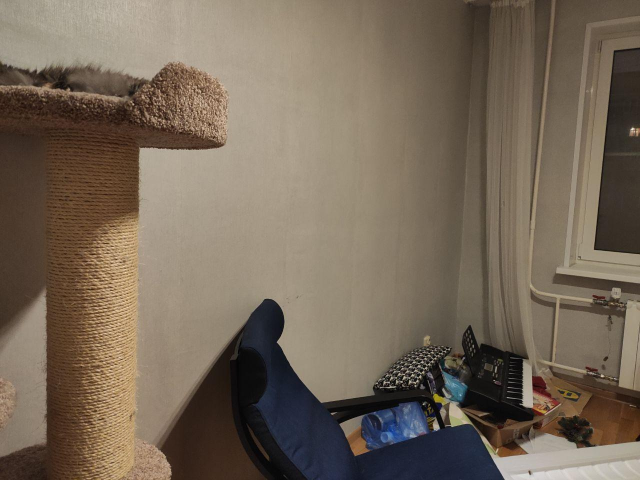
#> input picture assignments/hw3_release/test9.jpg, 1280 x 960 px (shown at 1/2 size)
$ jupyter execute own_test.ipynb   (shell and % lines are left out)   (older library calls are emulated)
#> lines starting #> are read from the running program, lines starting #| are printed output that depends on the picture; after the words box and inside, x2 and y2 are one past the last pixel; in counts of white or black regions, pixels touching at a corner belong together; long printed decimals are rounded
### assignments/hw3_release/panorama.py
"""
CS131 - Computer Vision: Foundations and Applications
Assignment 3
Author: Donsuk Lee (donlee90@stanford.edu)
Date created: 09/2017
Last modified: 09/27/2018
Python Version: 3.5+
"""

import numpy as np
from skimage import filters
from skimage.feature import corner_peaks
from skimage.util.shape import view_as_blocks
from scipy.spatial.distance import cdist
from scipy.ndimage.filters import convolve

from utils import pad, unpad, get_output_space, warp_image


def harris_corners(img, window_size=3, k=0.04):
    """
    Compute Harris corner response map. Follow the math equation
    R=Det(M)-k(Trace(M)^2).

    Hint:
        You may use the function scipy.ndimage.filters.convolve,
        which is already imported above. If you use convolve(), remember to
        specify zero-padding to match our equations, for example:

            out_image = convolve(in_image, kernel, mode='constant', cval=0)

        You can also use for nested loops compute M and the subsequent Harris
        corner response for each output pixel, intead of using convolve().
        Your implementation of conv_fast or conv_nested in HW1 may be a
        useful reference!

    Args:
        img: Grayscale image of shape (H, W)
        window_size: size of the window function
        k: sensitivity parameter

    Returns:
        response: Harris response image of shape (H, W)
    """

    H, W = img.shape
    window = np.ones((window_size, window_size))

    response = np.zeros((H, W))

    # 1. Compute x and y derivatives (I_x, I_y) of an image
    dx = filters.sobel_v(img)
    dy = filters.sobel_h(img)

    ### YOUR CODE HERE
    dxx = dx ** 2
    dyy = dy ** 2
    dxy = dx * dy

    M11 = convolve(dxx, window, mode='constant', cval=0)
    M22 = convolve(dyy, window, mode='constant', cval=0)
    M12 = convolve(dxy, window, mode='constant', cval=0)

    response = M11 * M22 - (M12 ** 2) - k * (M11 + M22) ** 2
    ### END YOUR CODE

    return response


# [25 lines left out: function simple_descriptor, not called in this run]


def describe_keypoints(image, keypoints, desc_func, patch_size=16):
    """
    Args:
        image: grayscale image of shape (H, W)
        keypoints: 2D array containing a keypoint (y, x) in each row
        desc_func: function that takes in an image patch and outputs
            a 1D feature vector describing the patch
        patch_size: size of a square patch at each keypoint

    Returns:
        desc: array of features describing the keypoints
    """

    image.astype(np.float32)
    desc = []

    for i, kp in enumerate(keypoints):
        y, x = kp
        patch = image[y-(patch_size//2):y+((patch_size+1)//2),
                      x-(patch_size//2):x+((patch_size+1)//2)]
        desc.append(desc_func(patch))
    return np.array(desc)


def match_descriptors(desc1, desc2, threshold=0.5):
    """
    Match the feature descriptors by finding distances between them. A match is formed
    when the distance to the closest vector is much smaller than the distance to the
    second-closest, that is, the ratio of the distances should be strictly smaller
    than the threshold (not equal to). Return the matches as pairs of vector indices.

    Hint:
        The Numpy functions np.sort, np.argmin, np.asarray might be useful

        The Scipy function cdist calculates Euclidean distance between all
        pairs of inputs
    Args:
        desc1: an array of shape (M, P) holding descriptors of size P about M keypoints
        desc2: an array of shape (N, P) holding descriptors of size P about N keypoints

    Returns:
        matches: an array of shape (Q, 2) where each row holds the indices of one pair
        of matching descriptors
    """
    matches = []

    M = desc1.shape[0]
    dists = cdist(desc1, desc2)

    ### YOUR CODE HERE
    dists_ratio = np.sort(dists, axis=1)[:, 0] / np.sort(dists, axis=1)[:, 1]
    matches = np.zeros((M, 2), dtype=np.int)
    matches[:, 0] = np.arange(0, M)
    matches[:, 1] = np.argmin(dists, axis=1)
    mask = dists_ratio < threshold
    matches = matches[mask, :]
    ### END YOUR CODE

    return matches


def fit_affine_matrix(p1, p2):
    """
    Fit affine matrix such that p2 * H = p1. First, pad the descriptor vectors
    with a 1 using pad() to convert to homogeneous coordinates, then return
    the least squares fit affine matrix in homogeneous coordinates.

    Hint:
        You can use np.linalg.lstsq function to solve the problem.

        Explicitly specify np.linalg.lstsq's new default parameter rcond=None
        to suppress deprecation warnings, and match the autograder.

    Args:
        p1: an array of shape (M, P) holding descriptors of size P about M keypoints
        p2: an array of shape (M, P) holding descriptors of size P about M keypoints

    Return:
        H: a matrix of shape (P+1, P+1) that transforms p2 to p1 in homogeneous
        coordinates
    """

    assert (p1.shape[0] == p2.shape[0]),\
        'Different number of points in p1 and p2'
    p1 = pad(p1)
    p2 = pad(p2)

    ### YOUR CODE HERE
    H, _, _, _ = np.linalg.lstsq(p2, p1, rcond=None)
    ### END YOUR CODE

    # Sometimes numerical issues cause least-squares to produce the last
    # column which is not exactly [0, 0, 1]
    H[:,2] = np.array([0, 0, 1])
    return H


def ransac(keypoints1, keypoints2, matches, n_iters=200, threshold=20):
    """
    Use RANSAC to find a robust affine transformation:

        1. Select random set of matches
        2. Compute affine transformation matrix
        3. Compute inliers via Euclidean distance
        4. Keep the largest set of inliers
        5. Re-compute least-squares estimate on all of the inliers

    Update max_inliers as a boolean array where True represents the keypoint
    at this index is an inlier, while False represents that it is not an inlier.

    Hint:
        You can use np.linalg.lstsq function to solve the problem.

        Explicitly specify np.linalg.lstsq's new default parameter rcond=None
        to suppress deprecation warnings, and match the autograder.

        You can compute elementwise boolean operations between two numpy arrays,
        and use boolean arrays to select array elements by index:
        https://numpy.org/doc/stable/reference/arrays.indexing.html#boolean-array-indexing

    Args:
        keypoints1: M1 x 2 matrix, each row is a point
        keypoints2: M2 x 2 matrix, each row is a point
        matches: N x 2 matrix, each row represents a match
            [index of keypoint1, index of keypoint 2]
        n_iters: the number of iterations RANSAC will run
        threshold: the number of threshold to find inliers

    Returns:
        H: a robust estimation of affine transformation from keypoints2 to
        keypoints 1
    """
    # Copy matches array, to avoid overwriting it
    orig_matches = matches.copy()
    matches = matches.copy()

    N = matches.shape[0]
    n_samples = int(N * 0.2)

    matched1 = pad(keypoints1[matches[:,0]])
    matched2 = pad(keypoints2[matches[:,1]])

    max_inliers = np.zeros(N, dtype=bool)
    n_inliers = 0

    # RANSAC iteration start

    # Note: while there're many ways to do random sampling, please use
    # `np.random.shuffle()` followed by slicing out the first `n_samples`
    # matches here in order to align with the auto-grader.
    # Sample with this code:
    '''
        np.random.shuffle(matches)
        samples = matches[:n_samples]
        sample1 = pad(keypoints1[samples[:,0]])
        sample2 = pad(keypoints2[samples[:,1]])
    '''

    ### YOUR CODE HERE
    for i in range(n_iters):
        np.random.shuffle(matches)
        samples = matches[:n_samples]
        points1 = keypoints1[samples[:,0]]
        points2 = keypoints2[samples[:,1]]
        H = fit_affine_matrix(points1, points2)
        all_points1 = keypoints1[orig_matches[:, 0]]
        all_points2 = pad(keypoints2[orig_matches[:, 1]])
        all_points1_est = all_points2 @ H
        dists = np.linalg.norm(all_points1_est[:, :2] - all_points1, axis=1)
        cur_n_inliers = np.sum(np.where(dists < threshold, 1, 0))

        if cur_n_inliers > n_inliers:
            n_inliers = cur_n_inliers
            max_inliers = np.array(list(map(lambda x: x[0], np.argwhere(dists < threshold))))

    samples = orig_matches[max_inliers]
    points1 = keypoints1[samples[:,0]]
    points2 = keypoints2[samples[:,1]]
    H = fit_affine_matrix(points1, points2)

    ### END YOUR CODE
    return H, orig_matches[max_inliers]


def hog_descriptor(patch, pixels_per_cell=(8,8)):
    """
    Generating hog descriptor by the following steps:

    1. Compute the gradient image in x and y directions (already done for you)
    2. Compute gradient histograms for each cell
    3. Flatten block of histograms into a 1D feature vector
        Here, we treat the entire patch of histograms as our block
    4. Normalize flattened block by L2 norm
        Normalization makes the descriptor more robust to lighting variations

    Args:
        patch: grayscale image patch of shape (H, W)
        pixels_per_cell: size of a cell with shape (M, N)

    Returns:
        block: 1D patch descriptor array of shape ((H*W*n_bins)/(M*N))
    """
    assert (patch.shape[0] % pixels_per_cell[0] == 0),\
                'Heights of patch and cell do not match'
    assert (patch.shape[1] % pixels_per_cell[1] == 0),\
                'Widths of patch and cell do not match'

    n_bins = 9
    degrees_per_bin = 180 // n_bins

    Gx = filters.sobel_v(patch)
    Gy = filters.sobel_h(patch)

    # Unsigned gradients
    G = np.sqrt(Gx**2 + Gy**2)
    theta = (np.arctan2(Gy, Gx) * 180 / np.pi) % 180

    # Group entries of G and theta into cells of shape pixels_per_cell, (M, N)
    #   G_cells.shape = theta_cells.shape = (H//M, W//N)
    #   G_cells[0, 0].shape = theta_cells[0, 0].shape = (M, N)
    G_cells = view_as_blocks(G, block_shape=pixels_per_cell)
    theta_cells = view_as_blocks(theta, block_shape=pixels_per_cell)
    rows = G_cells.shape[0]
    cols = G_cells.shape[1]

    # For each cell, keep track of gradient histrogram of size n_bins
    cells = np.zeros((rows, cols, n_bins))

    # Compute histogram per cell
    ### YOUR CODE HERE
    #print(G_cells.shape)
    #print(theta_cells)
    #print(cells.shape)
    for i in range(rows):
        for j in range(cols):
            for n in range(pixels_per_cell[0]):
                for m in range(pixels_per_cell[1]):
                    left_point = int((theta_cells[i][j][n][m] // degrees_per_bin) % 9)
                    right_point = int((left_point + 1) % 9)
                    # [7 lines of commented-out code are left out]
                    cells[i][j][right_point] += (theta_cells[i][j][n][m] - left_point * degrees_per_bin) / degrees_per_bin * G_cells[i][j][n][m]
                    cells[i][j][left_point] += ((left_point + 1) * degrees_per_bin - theta_cells[i][j][n][m]) / degrees_per_bin * G_cells[i][j][n][m]

    #for i in range(rows):
    #    for j in range(cols):
    #        print(cells[i][j])

    ### YOUR CODE HERE
    block = cells.reshape(-1)
    block = block / np.linalg.norm(block)
    #print(block.shape)
    return block


def linear_blend(img1_warped, img2_warped):
    """
    Linearly blend img1_warped and img2_warped by following the steps:

    1. Define left and right margins (already done for you)
    2. Define a weight matrices for img1_warped and img2_warped
        np.linspace and np.tile functions will be useful
    3. Apply the weight matrices to their corresponding images
    4. Combine the images

    Args:
        img1_warped: Refernce image warped into output space
        img2_warped: Transformed image warped into output space

    Returns:
        merged: Merged image in output space
    """
    out_H, out_W = img1_warped.shape # Height and width of output space
    img1_mask = (img1_warped != 0)  # Mask == 1 inside the image
    img2_mask = (img2_warped != 0)  # Mask == 1 inside the image

    # Find column of middle row where warped image 1 ends
    # This is where to end weight mask for warped image 1
    right_margin = out_W - np.argmax(np.fliplr(img1_mask)[out_H//2, :].reshape(1, out_W), 1)[0]

    # Find column of middle row where warped image 2 starts
    # This is where to start weight mask for warped image 2
    left_margin = np.argmax(img2_mask[out_H//2, :].reshape(1, out_W), 1)[0]

    ### YOUR CODE HERE
    weights1 = np.ones((img1_warped.shape))
    weights2 = np.ones((img2_warped.shape))
    x = np.linspace(0, 1, right_margin - left_margin)
    #a = np.tile(x[::-1], (weights1.shape[0], 1))
    #print(a.shape)
    weights1[:, left_margin:right_margin] = np.tile(x[::-1], (weights1.shape[0], 1))
    weights1[:, right_margin:] = 0
    weights2[:, left_margin:right_margin] = np.tile(x, (weights2.shape[0], 1))
    weights2[:, :left_margin] = 0

    merged = weights1 * img1_warped + weights2 * img2_warped
    ### END YOUR CODE

    return merged


# [63 lines left out: function stitch_multiple_images, not called in this run]

### assignments/hw3_release/utils.py
import numpy as np
from scipy.ndimage import affine_transform

# Functions to convert points to homogeneous coordinates and back
pad = lambda x: np.hstack([x, np.ones((x.shape[0], 1))])
unpad = lambda x: x[:,:-1]

# [79 lines left out: function plot_matches, not called in this run]


def get_output_space(img_ref, imgs, transforms):
    """
    Args:
        img_ref: reference image
        imgs: images to be transformed
        transforms: list of affine transformation matrices. transforms[i] maps
            points in imgs[i] to the points in img_ref
    Returns:
        output_shape
    """

    assert (len(imgs) == len(transforms))

    r, c = img_ref.shape
    corners = np.array([[0, 0], [r, 0], [0, c], [r, c]])
    all_corners = [corners]

    for i in range(len(imgs)):
        r, c = imgs[i].shape
        H = transforms[i]
        corners = np.array([[0, 0], [r, 0], [0, c], [r, c]])
        warped_corners = corners.dot(H[:2,:2]) + H[2,:2]
        all_corners.append(warped_corners)

    # Find the extents of both the reference image and the warped
    # target image
    all_corners = np.vstack(all_corners)

    # The overall output shape will be max - min
    corner_min = np.min(all_corners, axis=0)
    corner_max = np.max(all_corners, axis=0)
    output_shape = (corner_max - corner_min)

    # Ensure integer shape with np.ceil and dtype conversion
    output_shape = np.ceil(output_shape).astype(int)
    offset = corner_min

    return output_shape, offset

def warp_image(img, H, output_shape, offset):

    # Note about affine_transfomr function:
    # Given an output image pixel index vector o,
    # the pixel value is determined from the input image at position
    # np.dot(matrix,o) + offset.
    Hinv = np.linalg.inv(H)
    m = Hinv.T[:2,:2]
    b = Hinv.T[:2,2]
    img_warped = affine_transform(img.astype(np.float32),
                                  m, b+offset,
                                  output_shape,
                                  cval=-1)

    return img_warped

### assignments/hw3_release/own_test.ipynb
[cell 1]
from __future__ import print_function

# Setup
import numpy as np
from skimage import filters
from skimage.feature import corner_peaks
from skimage.io import imread
import matplotlib.pyplot as plt
from time import time

from panorama import linear_blend
from panorama import harris_corners
from panorama import simple_descriptor, match_descriptors, describe_keypoints
from panorama import hog_descriptor
from panorama import ransac
from utils import get_output_space, warp_image

plt.rcParams['figure.figsize'] = (15.0, 12.0) # set default size of plots
plt.rcParams['image.interpolation'] = 'nearest'
plt.rcParams['image.cmap'] = 'gray'

# for auto-reloading extenrnal modules

[cell 2]
img1 = imread('test9.jpg', as_gray=True)
img2 = imread('test10.jpg', as_gray=True)
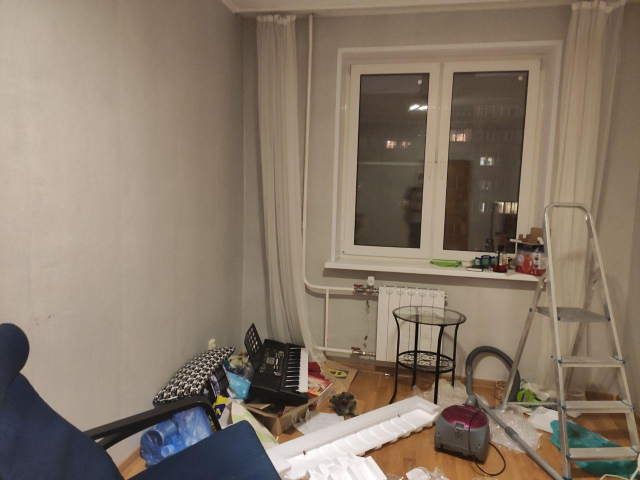
#> input picture assignments/hw3_release/test10.jpg, 1280 x 960 px (shown at 1/2 size)

plt.subplot(1, 2, 1)
plt.imshow(img1)
plt.subplot(1, 2, 2)
plt.imshow(img2)

[cell 3]
img1 = imread('test9.jpg', as_gray=True)
img2 = imread('test10.jpg', as_gray=True)

# Set seed to compare output against solution
np.random.seed(131)

# Detect keypoints in both images
ec1_keypoints1 = corner_peaks(harris_corners(img1, window_size=3),
                              threshold_rel=0.001,
                              exclude_border=8)
#> in harris_corners, `response = M11 * M22 - (M12 ** 2) - k * (M11 + M22) ** 2`:
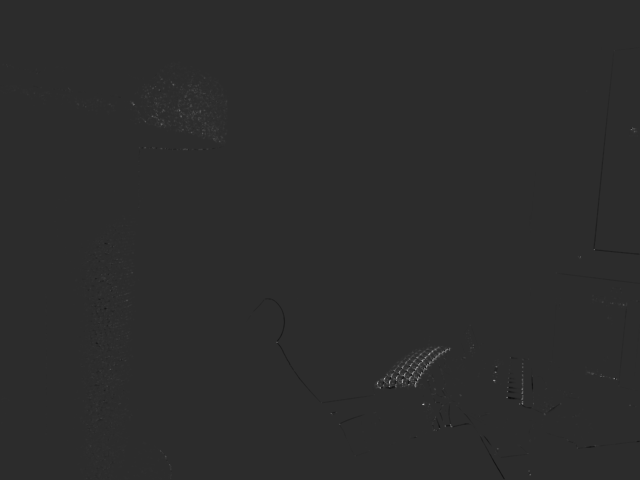
#> response: shape (960, 1280) float64 (shown at 1/2 size); min -0.18, max 0.849, mean 0.000651; drawn with min black and max white
#> ec1_keypoints1 = 5708 pairs, first value 14 to 951, second value 8 to 1271
ec1_keypoints2 = corner_peaks(harris_corners(img2, window_size=3),
                              threshold_rel=0.001,
                              exclude_border=8)
#> call 2 of harris_corners, with window_size = 3, k = 0.04
#> in harris_corners (call 2), `M22 = convolve(dyy, window, mode='constant', cval=0)`:
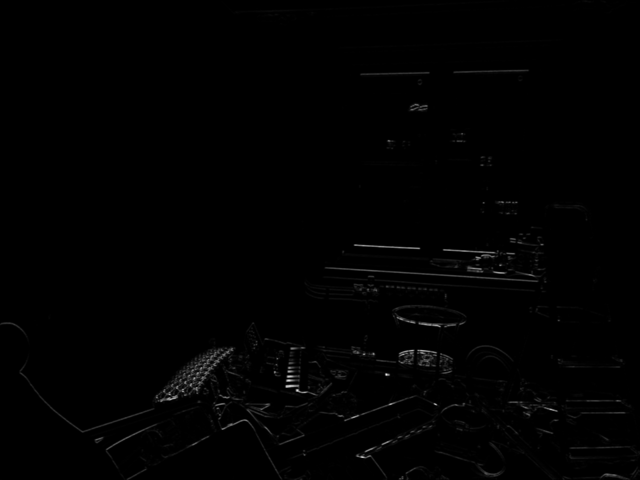
#> M22: shape (960, 1280) float64 (shown at 1/2 size); min 0, max 2.46, mean 0.0163; drawn with min black and max white
#> ec1_keypoints2 = 1966 pairs, first value 26 to 951, second value 39 to 1271

print("EC1 keypoints1 shape = ", ec1_keypoints1.shape)
#| EC1 keypoints1 shape =  (5708, 2)
print("EC1 keypoints2 shape = ", ec1_keypoints2.shape)
#| EC1 keypoints2 shape =  (1966, 2)

# Extract features from the corners
ec1_desc1 = describe_keypoints(img1, ec1_keypoints1,
                           desc_func=hog_descriptor,
                           patch_size=16)
#> the loop in describe_keypoints, `for i, kp in enumerate(keypoints):` made 5708 passes
#> (y, x) on passes 1 to 3: (808, 846), (755, 793), (757, 768)
#> after the loop in describe_keypoints, `for i, kp in enumerate(keypoints):`: desc = 5708 items
ec1_desc2 = describe_keypoints(img2, ec1_keypoints2,
                           desc_func=hog_descriptor,
                           patch_size=16)
#> the loop in describe_keypoints (call 2), `for i, kp in enumerate(keypoints):` made 1966 passes
#> (y, x) on passes 1 to 3: (744, 549), (530, 1000), (748, 771)

print("EC1 desc1 shape = ", ec1_desc1.shape)
#| EC1 desc1 shape =  (5708, 36)
print("EC1 desc2 shape = ", ec1_desc2.shape)
#| EC1 desc2 shape =  (1966, 36)

# Match descriptors in image1 to those in image2
ec1_matches = match_descriptors(ec1_desc1, ec1_desc2, 0.7)

H, robust_matches = ransac(ec1_keypoints1, ec1_keypoints2, ec1_matches, threshold=100, n_iters=5000)
print("Robust matches shape = ", robust_matches.shape)
#| Robust matches shape =  (70, 2)
print("H = \n", H)
#| H =
#|  [[ 1.06212226e+00 -5.26378335e-02  0.00000000e+00]
#|  [ 1.52760391e-01  1.00573499e+00  0.00000000e+00]
#> (further printed lines are left out)

output_shape, offset = get_output_space(img1, [img2], [H])
#> the loop in get_output_space, `for i in range(len(imgs)):` made 1 pass
print("Output shape:", output_shape)
#| Output shape: [1216 1763]
print("Offset:", offset)
#| Offset: [-116.560    0.        ]

# Warp images into output sapce
img1_warped = warp_image(img1, np.eye(3), output_shape, offset)
img1_mask = (img1_warped != -1) # Mask == 1 inside the image
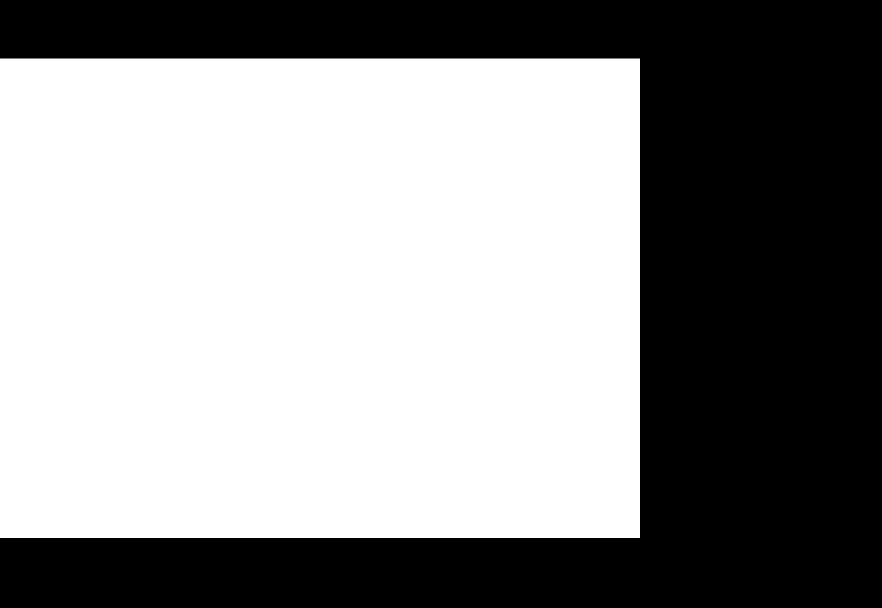
#> img1_mask: shape (1216, 1763) bool (shown at 1/2 size); 57.3% white; 1 black region, box (x1, y1, x2, y2) and area: (0, 0, 1763, 1216) 916288
img1_warped[~img1_mask] = 0     # Return background values to 0

img2_warped = warp_image(img2, H, output_shape, offset)
#> in warp_image (call 2), `img_warped = affine_transform(img.astype(np.float32), m, b+offset, out..`:
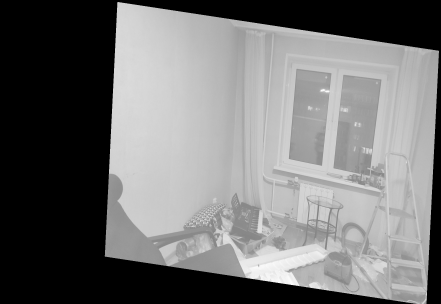
#> img_warped: shape (1216, 1763) float32 (shown at 1/4 size); min -1, max 1.03, mean -0.0885; drawn with min black and max white
img2_mask = (img2_warped != -1) # Mask == 1 inside the image
img2_warped[~img2_mask] = 0     # Return background values to 0

# Merge the warped images using linear blending scheme
merged = linear_blend(img1_warped, img2_warped)
#> in linear_blend, `weights2[:, left_margin:right_margin] = np.tile(x, (weights2.shape[0],..`:
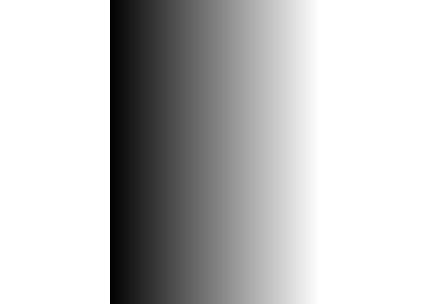
#> weights2: shape (1216, 1763) float64 (shown at 1/4 size); min 0, max 1, mean 0.762
#> in linear_blend, `merged = weights1 * img1_warped + weights2 * img2_warped`:
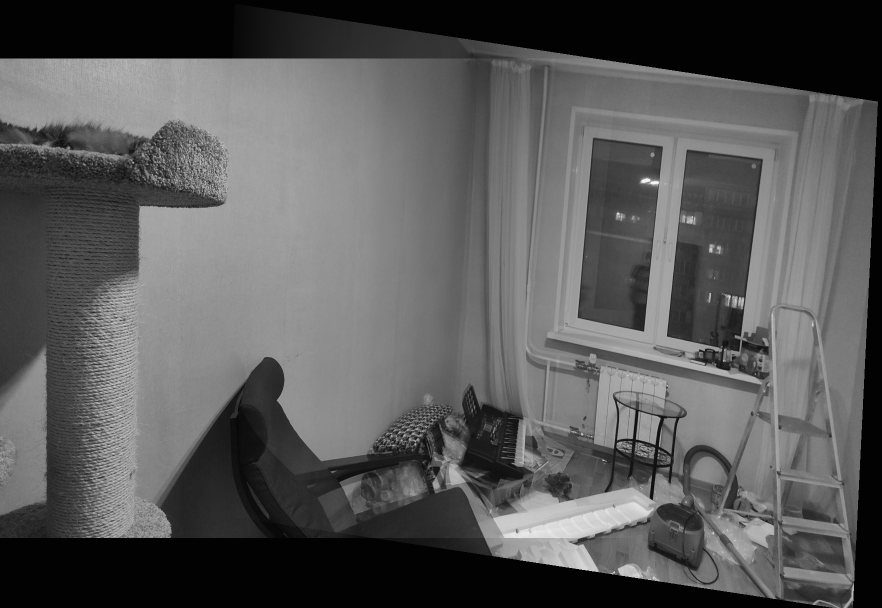
#> merged: shape (1216, 1763) float64 (shown at 1/2 size); min -0.00974, max 1.03, mean 0.356; drawn with min black and max white

plt.imshow(merged)
plt.axis('off')
plt.title('Linear Blend')
plt.show()
